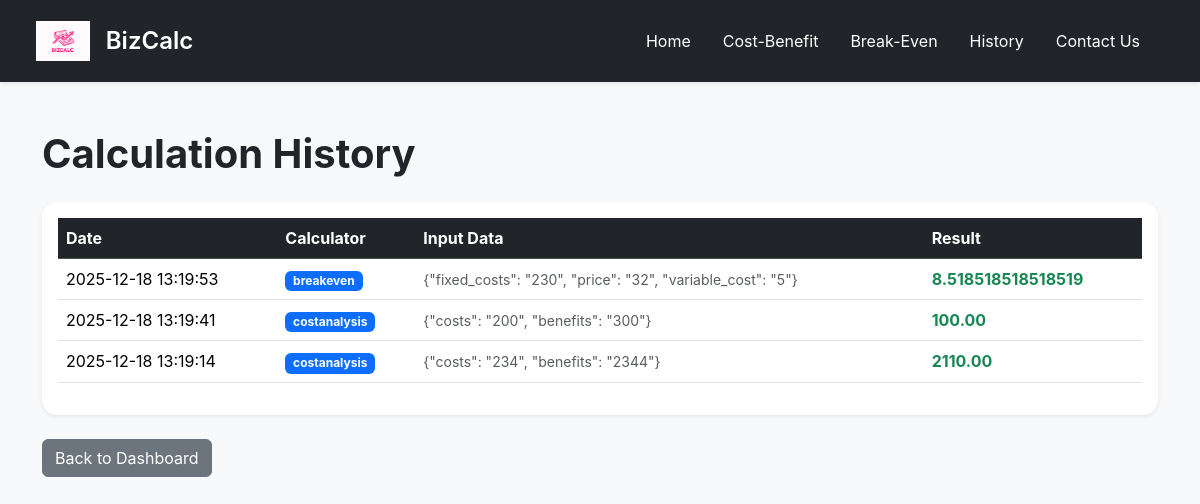
The app's page /history, older data.
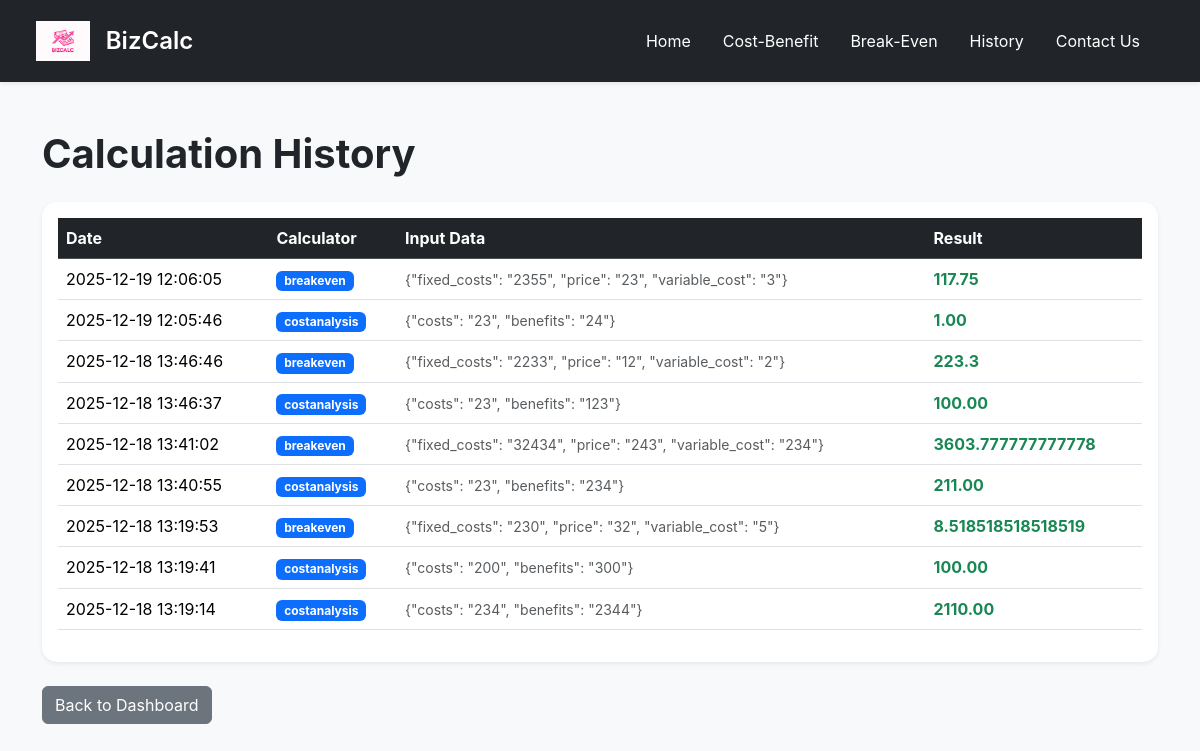
The same page, newer data.
### tables this page shows
CREATE TABLE calculations (
            id INTEGER PRIMARY KEY AUTOINCREMENT,
            calculator_type TEXT,
            input_data TEXT,
            result TEXT,
            created_at TIMESTAMP DEFAULT CURRENT_TIMESTAMP
        );

### bizcalc.py (the view)
@app.route("/history")
def history():
    conn = get_db_connection()
    logs = conn.execute("SELECT * FROM calculations ORDER BY created_at DESC").fetchall()
    conn.close()
    return render_template("history.html", logs=logs)

### bizcalc.py (called while the page is built)
def get_db_connection():
    conn = sqlite3.connect("database.db")
    conn.row_factory = sqlite3.Row
    return conn

### templates/history.html (shortened to what this page needs)
<!DOCTYPE html>
<html lang="en">
<head>
    <link href="https://cdn.jsdelivr.net/npm/bootstrap@5.3.2/dist/css/bootstrap.min.css" rel="stylesheet">
    <link rel="stylesheet" href="{{ url_for('static', filename='css/style.css') }}">
</head>
<body>
    <header class="navbar navbar-expand-lg bg-dark px-4 py-3 shadow-sm">
    <div class="container-fluid">
        <a class="navbar-brand d-flex align-items-center gap-3 text-white" href="{{ url_for('home') }}">
            <img src="{{ url_for('static', filename='img/logo.png') }}" height="40" alt="BizCalc Logo">
            <span class="fs-4 fw-semibold">BizCalc</span>
        </a>
        <nav class="navbar-nav ms-auto flex-row">
            <a class="nav-link text-white me-3" href="{{ url_for('home') }}">Home</a>
            <a class="nav-link text-white me-3" href="{{ url_for('costanalysis') }}">Cost-Benefit</a>
            <a class="nav-link text-white me-3" href="{{ url_for('breakeven') }}">Break-Even</a>
            <a class="nav-link text-white me-3" href="{{ url_for('history') }}">History</a>
            <a class="nav-link text-white me-3" href="{{ url_for('contact') }}">Contact Us</a>
        </nav>
    </div>
</header>
    <div class="container py-5">
        <h1 class="fw-bold mb-4">Calculation History</h1>
        <div class="card shadow-sm">
            <div class="card-body">
                <table class="table table-hover">
                    <thead class="table-dark">
                        <tr>
                            <th>Date</th>
                            <th>Calculator</th>
                            <th>Input Data</th>
                            <th>Result</th>
                        </tr>
                    </thead>
                    <tbody>
                        {% for log in logs %}
                        <tr>
                            <td>{{ log['created_at'] }}</td>
                            <td><span class="badge bg-primary">{{ log['calculator_type'] }}</span></td>
                            <td><small class="text-muted">{{ log['input_data'] }}</small></td>
                            <td class="fw-bold text-success">{{ log['result'] }}</td>
                        </tr>
                        {% endfor %}
                    </tbody>
                </table>
            </div>
        </div>
        <div class="mt-4">
            <a href="{{ url_for('home') }}" class="btn btn-secondary">Back to Dashboard</a>
        </div>
    </div>
</body>
</html>

Row changes from the older to the newer data that the page shows:
added calculations: created_at "2025-12-19 12:06:05", calculator_type "breakeven", input_data "{\"fixed_costs\": \"2355\", \"price\": \"23\", \"variable_cost\": \"3\"}", result "117.75"
added calculations: created_at "2025-12-19 12:05:46", calculator_type "costanalysis", input_data "{\"costs\": \"23\", \"benefits\": \"24\"}", result "1.00"
added calculations: created_at "2025-12-18 13:46:46", calculator_type "breakeven", input_data "{\"fixed_costs\": \"2233\", \"price\": \"12\", \"variable_cost\": \"2\"}", result "223.3"
added calculations: created_at "2025-12-18 13:46:37", calculator_type "costanalysis", input_data "{\"costs\": \"23\", \"benefits\": \"123\"}", result "100.00"
added calculations: created_at "2025-12-18 13:41:02", calculator_type "breakeven", input_data "{\"fixed_costs\": \"32434\", \"price\": \"243\", \"variable_cost\": \"234\"}", result "3603.777777777778"
added calculations: created_at "2025-12-18 13:40:55", calculator_type "costanalysis", input_data "{\"costs\": \"23\", \"benefits\": \"234\"}", result "211.00"
